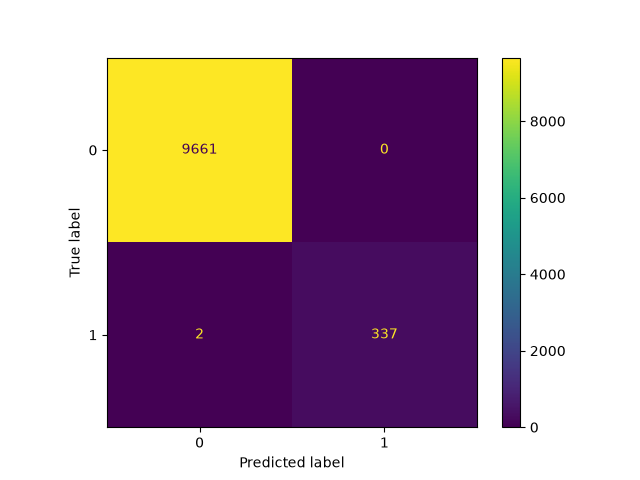

Python code for this plot:
import joblib
import pandas as pd
import matplotlib.pyplot as plt
from sklearn.metrics import ConfusionMatrixDisplay

model = joblib.load("models/model.pkl")
df = pd.read_csv("data/processed/fused_data.csv")

y = df["Machine failure"]
X = df.drop(columns=["Machine failure"])

drop_cols = ["UDI", "Product ID", "Type", "timestamp"]
X = X.drop(columns=[c for c in drop_cols if c in X.columns])
X = X.select_dtypes(include="number")

ConfusionMatrixDisplay.from_estimator(model, X, y)
plt.savefig("reports/confusion_matrix.png")
plt.show()
